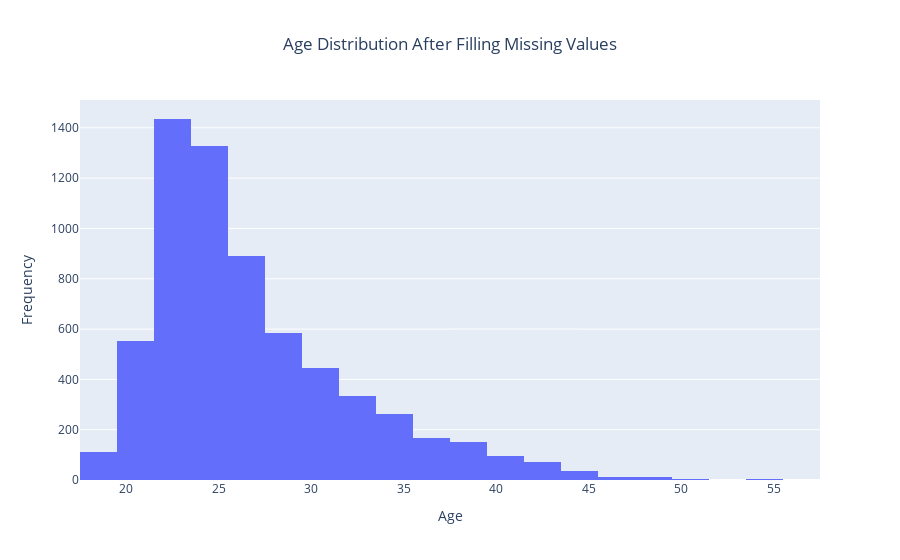

This figure's notebook cell:
### Code cell
go.Figure(
    data=[
        go.Histogram(
            x=df['Age'],  # Age column after filling
            nbinsx=20     # Number of bins
        )
    ]
).update_layout(
    title='Age Distribution After Filling Missing Values',
    xaxis_title='Age',
    yaxis_title='Frequency',
    title_x=0.5
).show()

### Figure 1 — Plotly figure (JSON) as saved in the notebook; plotly's stock layout.template omitted (floating-point values rounded to 4 significant figures; data arrays with more than 128 entries replaced by an {"elided": "..."} marker saying what was removed)
{"data": [{"nbinsx": 20, "type": "histogram", "x": {"elided": "6500 int values"}}], "layout": {"title": {"text": "Age Distribution After Filling Missing Values", "x": 0.5}, "xaxis": {"title": {"text": "Age"}}, "yaxis": {"title": {"text": "Frequency"}}}}
